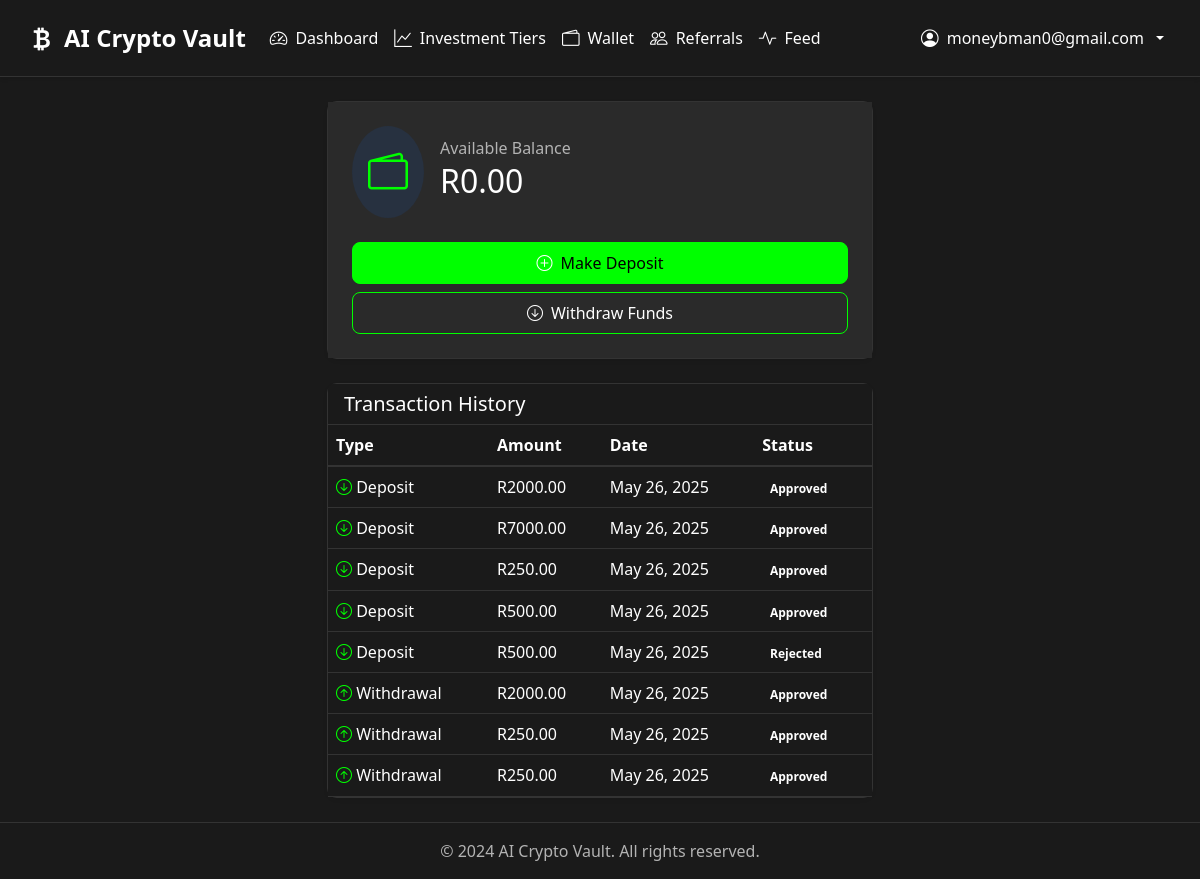
The page /wallet/ (signed in) on the database its author committed.
### core/models.py (models this page shows, shortened)
class CustomUser(AbstractUser):
    email = models.EmailField(unique=True)
    phone = models.CharField(max_length=15, blank=True)
    auto_reinvest = models.BooleanField(default=False)
    total_invested = models.DecimalField(max_digits=12, decimal_places=2, default=0)
    level = models.IntegerField(default=1)
    last_ip = models.GenericIPAddressField(null=True, blank=True)  # Last known IP address
    USERNAME_FIELD = 'email'
    REQUIRED_FIELDS = ['username']

class Wallet(models.Model):
    user = models.OneToOneField(CustomUser, on_delete=models.CASCADE)
    balance = models.DecimalField(max_digits=12, decimal_places=2, default=0)
    created_at = models.DateTimeField(auto_now_add=True)
    updated_at = models.DateTimeField(auto_now=True)

class Deposit(models.Model):
    STATUS_CHOICES = [
        ('pending', 'Pending'),
        ('approved', 'Approved'),
        ('rejected', 'Rejected'),
    ]
    PAYMENT_METHODS = [
        ('eft', 'EFT'),
        ('cash', 'Cash Deposit'),
    ]
    user = models.ForeignKey(CustomUser, on_delete=models.CASCADE)
    amount = models.DecimalField(max_digits=12, decimal_places=2)
    payment_method = models.CharField(max_length=20, choices=PAYMENT_METHODS)
    proof_image = models.ImageField(upload_to='deposit_proofs/', null=True, blank=True)
    status = models.CharField(max_length=10, choices=STATUS_CHOICES, default='pending')
    created_at = models.DateTimeField(auto_now_add=True)
    updated_at = models.DateTimeField(auto_now=True)
    admin_notes = models.TextField(blank=True)  # Admin notes for approval/rejection

class Withdrawal(models.Model):
    STATUS_CHOICES = [
        ('pending', 'Pending'),
        ('approved', 'Approved'),
        ('rejected', 'Rejected'),
    ]
    PAYMENT_METHODS = [
        ('bank', 'Bank Transfer'),
        ('cash', 'Cash Withdrawal'),
    ]
    user = models.ForeignKey(CustomUser, on_delete=models.CASCADE)
    amount = models.DecimalField(max_digits=12, decimal_places=2)
    payment_method = models.CharField(max_length=20, choices=PAYMENT_METHODS)
    account_holder_name = models.CharField(max_length=100, blank=True)
    bank_name = models.CharField(max_length=100, choices=BANK_CHOICES, blank=True)
    account_number = models.CharField(max_length=50, blank=True)
    branch_code = models.CharField(max_length=20, blank=True)
    account_type = models.CharField(max_length=50, blank=True)
    status = models.CharField(max_length=10, choices=STATUS_CHOICES, default='pending')
    created_at = models.DateTimeField(auto_now_add=True)
    updated_at = models.DateTimeField(auto_now=True)
    admin_notes = models.TextField(blank=True)  # Admin notes for approval/rejection

### core/views.py (the view)
# urls.py: path('wallet/', views.wallet_view, name='wallet'),
@login_required
def wallet_view(request):
    user = request.user
    wallet, created = Wallet.objects.get_or_create(user=user)
    deposits = Deposit.objects.filter(user=user).order_by('-created_at')
    withdrawals = Withdrawal.objects.filter(user=user).order_by('-created_at')
    context = {
        'wallet': wallet,
        'deposits': deposits,
        'withdrawals': withdrawals,
    }
    return render(request, 'core/wallet.html', context)

### core/templates/core/wallet.html (shortened to what this page needs)
{% extends 'core/base.html' %}
{% block content %}
<div class="container">
    <div class="row justify-content-center">
        <div class="col-12 col-md-8 col-lg-6">
            <div class="card shadow-sm mb-4">
                <div class="card-body p-4">
                    <div class="d-flex align-items-center mb-4">
                        <div class="flex-shrink-0">
                            <div class="wallet-icon bg-primary bg-opacity-10 p-3 rounded-circle">
                                <i class="bi bi-wallet2 text-primary fs-1"></i>
                            </div>
                        </div>
                        <div class="flex-grow-1 ms-3">
                            <h6 class="card-subtitle text-muted mb-1">Available Balance</h6>
                            <h2 class="card-title mb-0">R{{ user.wallet.balance }}</h2>
                        </div>
                    </div>
                    <div class="d-grid gap-2">
                        <a href="{% url 'deposit' %}" class="btn btn-primary">
                            <i class="bi bi-plus-circle me-2"></i>Make Deposit
                        </a>
                        <a href="{% url 'withdrawal' %}" class="btn btn-outline-primary">
                            <i class="bi bi-arrow-down-circle me-2"></i>Withdraw Funds
                        </a>
                    </div>
                </div>
            </div>
            <div class="card shadow-sm">
                <div class="card-header bg-white">
                    <h5 class="card-title mb-0">Transaction History</h5>
                </div>
                <div class="card-body p-0">
                    <div class="table-responsive">
                        <table class="table table-hover mb-0">
                            <thead>
                                <tr>
                                    <th>Type</th>
                                    <th>Amount</th>
                                    <th>Date</th>
                                    <th>Status</th>
                                </tr>
                            </thead>
                            <tbody>
                                {% for deposit in deposits %}
                                <tr>
                                    <td>
                                        <i class="bi bi-arrow-down-circle text-success"></i> Deposit
                                    </td>
                                    <td>R{{ deposit.amount }}</td>
                                    <td>{{ deposit.created_at|date:"M d, Y" }}</td>
                                    <td>
                                        <span class="badge bg-{{ deposit.status|lower }}">
                                            {{ deposit.get_status_display }}
                                        </span>
                                    </td>
                                </tr>
                                {% endfor %}
                                {% for withdrawal in withdrawals %}
                                <tr>
                                    <td>
                                        <i class="bi bi-arrow-up-circle text-danger"></i> Withdrawal
                                    </td>
                                    <td>R{{ withdrawal.amount }}</td>
                                    <td>{{ withdrawal.created_at|date:"M d, Y" }}</td>
                                    <td>
                                        <span class="badge bg-{{ withdrawal.status|lower }}">
                                            {{ withdrawal.get_status_display }}
                                        </span>
                                    </td>
                                </tr>
                                {% endfor %}
                            </tbody>
                        </table>
                    </div>
                </div>
            </div>
        </div>
    </div>
</div>
{% endblock %}

### core/templates/core/base.html (shortened to what this page needs)
{% load static %}
<!DOCTYPE html>
<html lang="en">
<head>
    <link href="https://cdn.jsdelivr.net/npm/bootstrap@5.3.0/dist/css/bootstrap.min.css" rel="stylesheet">
    <link rel="stylesheet" href="https://cdn.jsdelivr.net/npm/bootstrap-icons@1.11.0/font/bootstrap-icons.css">
    <link rel="stylesheet" href="{% static 'css/main.css' %}">
</head>
<body>
    <nav class="navbar navbar-expand-lg navbar-dark">
        <div class="container-fluid">
            <a class="navbar-brand" href="{% url 'home' %}">
                <i class="bi bi-currency-bitcoin"></i> AI Crypto Vault
            </a>
            <div class="collapse navbar-collapse" id="navbarNav">
                <ul class="navbar-nav me-auto">
                    {% if user.is_authenticated %}
                        <li class="nav-item">
                            <a class="nav-link" href="{% url 'dashboard' %}">
                                <i class="bi bi-speedometer2"></i> Dashboard
                            </a>
                        </li>
                        <li class="nav-item">
                            <a class="nav-link" href="{% url 'tiers' %}">
                                <i class="bi bi-graph-up"></i> Investment Tiers
                            </a>
                        </li>
                        <li class="nav-item">
                            <a class="nav-link" href="{% url 'wallet' %}">
                                <i class="bi bi-wallet2"></i> Wallet
                            </a>
                        </li>
                        <li class="nav-item">
                            <a class="nav-link" href="{% url 'referral' %}">
                                <i class="bi bi-people"></i> Referrals
                            </a>
                        </li>
                        <li class="nav-item">
                            <a class="nav-link" href="{% url 'feed' %}">
                                <i class="bi bi-activity"></i> Feed
                            </a>
                        </li>
                    {% endif %}
                </ul>
                <ul class="navbar-nav">
                    {% if user.is_authenticated %}
                        <li class="nav-item dropdown">
                            <a class="nav-link dropdown-toggle" href="#" id="navbarDropdown" role="button" data-bs-toggle="dropdown">
                                <i class="bi bi-person-circle"></i> {{ user.username }}
                            </a>
                        </li>
                    {% endif %}
                </ul>
            </div>
        </div>
    </nav>
    <main class="py-4">
        {% block content %}{% endblock %}
    </main>
    <footer class="footer mt-auto py-3">
        <div class="container text-center">
            <span class="text-muted">© 2024 AI Crypto Vault. All rights reserved.</span>
        </div>
    </footer>
</body>
</html>

### rows shown on the page
CustomUser: username "moneybman0@gmail.com", wallet.balance "0.00"
Deposit: amount "2000.00", created_at "May 26, 2025", status "Approved"
Deposit: amount "7000.00", created_at "May 26, 2025", status "Approved"
Deposit: amount "250.00", created_at "May 26, 2025", status "Approved"
Deposit: amount "500.00", created_at "May 26, 2025", status "Approved"
Deposit: amount "500.00", created_at "May 26, 2025", status "Rejected"
Withdrawal: amount "2000.00", created_at "May 26, 2025", status "Approved"
Withdrawal: amount "250.00", created_at "May 26, 2025", status "Approved"
Withdrawal: amount "250.00", created_at "May 26, 2025", status "Approved"
